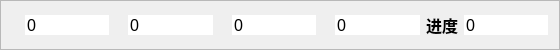
   <widget class="QFrame" name="frame0">
    <property name="geometry">
     <rect>
      <x>250</x>
      <y>530</y>
      <width>560</width>
      <height>50</height>
     </rect>
    </property>
    <property name="sizePolicy">
     <sizepolicy hsizetype="Expanding" vsizetype="Expanding">
      <horstretch>0</horstretch>
      <verstretch>0</verstretch>
     </sizepolicy>
    </property>
    <property name="minimumSize">
     <size>
      <width>560</width>
      <height>50</height>
     </size>
    </property>
    <property name="maximumSize">
     <size>
      <width>560</width>
      <height>50</height>
     </size>
    </property>
    <property name="styleSheet">
     <string notr="true">#frame0{
	border: 2px dashed gray;
	/*background: white;*/
}


#label0{
	background-image:url(&quot;:/images/tool/right.png&quot;);
}
#label1{
	background-image:url(&quot;:/images/tool/error.png&quot;);
}
#label2{
	background-image:url(&quot;:/images/tool/correct_rate1.jpg&quot;);
}
#label3{
	background-image:url(&quot;:/images/tool/speed1.jpg&quot;);
}
#label4{
	background-image:url(&quot;:/images/tool/clock.png&quot;);
}

QLineEdit{
	background-color:rgb(255, 255, 255);
	font: 75 16pt &quot;微软雅黑&quot;;
	font-size:16px;
	font-color::rgb(0, 0, 0);
	height:20px;
	border-radius:40px
}</string>
    </property>
    <property name="frameShape">
     <enum>QFrame::StyledPanel</enum>
    </property>
    <property name="frameShadow">
     <enum>QFrame::Raised</enum>
    </property>
    <layout class="QHBoxLayout" name="horizontalLayout_9">
     <item>
      <widget class="QLabel" name="label0">
       <property name="styleSheet">
        <string notr="true"/>
       </property>
       <property name="text">
        <string/>
       </property>
       <property name="pixmap">
        <pixmap resource="resources.qrc">:/new/prefix1/images/tool/right.png</pixmap>
       </property>
      </widget>
     </item>
     <item>
      <widget class="QLineEdit" name="lineEdit0">
       <property name="text">
        <string>0</string>
       </property>
       <property name="readOnly">
        <bool>true</bool>
       </property>
      </widget>
     </item>
     <item>
      <widget class="QLabel" name="label1">
       <property name="text">
        <string/>
       </property>
       <property name="pixmap">
        <pixmap resource="resources.qrc">:/new/prefix1/images/tool/error.png</pixmap>
       </property>
      </widget>
     </item>
     <item>
      <widget class="QLineEdit" name="lineEdit1">
       <property name="text">
        <string>0</string>
       </property>
       <property name="readOnly">
        <bool>true</bool>
       </property>
      </widget>
     </item>
     <item>
      <widget class="QLabel" name="label2">
       <property name="text">
        <string/>
       </property>
       <property name="pixmap">
        <pixmap resource="resources.qrc">:/new/prefix1/images/tool/correct_rate1.jpg</pixmap>
       </property>
      </widget>
     </item>
     <item>
      <widget class="QLineEdit" name="lineEdit2">
       <property name="text">
        <string>0</string>
       </property>
       <property name="readOnly">
        <bool>true</bool>
       </property>
      </widget>
     </item>
     <item>
      <widget class="QLabel" name="label3">
       <property name="text">
        <string/>
       </property>
       <property name="pixmap">
        <pixmap resource="resources.qrc">:/new/prefix1/images/tool/speed1.jpg</pixmap>
       </property>
      </widget>
     </item>
     <item>
      <widget class="QLineEdit" name="lineEdit3">
       <property name="text">
        <string>0</string>
       </property>
       <property name="readOnly">
        <bool>true</bool>
       </property>
      </widget>
     </item>
     <item>
      <widget class="QLabel" name="labe4">
       <property name="text">
        <string>&lt;html&gt;&lt;head/&gt;&lt;body&gt;&lt;p&gt;&lt;span style=&quot; font-size:12pt; font-weight:600;&quot;&gt;进度&lt;/span&gt;&lt;/p&gt;&lt;/body&gt;&lt;/html&gt;</string>
       </property>
      </widget>
     </item>
     <item>
      <widget class="QLineEdit" name="lineEdit4">
       <property name="text">
        <string>0</string>
       </property>
       <property name="readOnly">
        <bool>true</bool>
       </property>
      </widget>
     </item>
    </layout>
   </widget>
